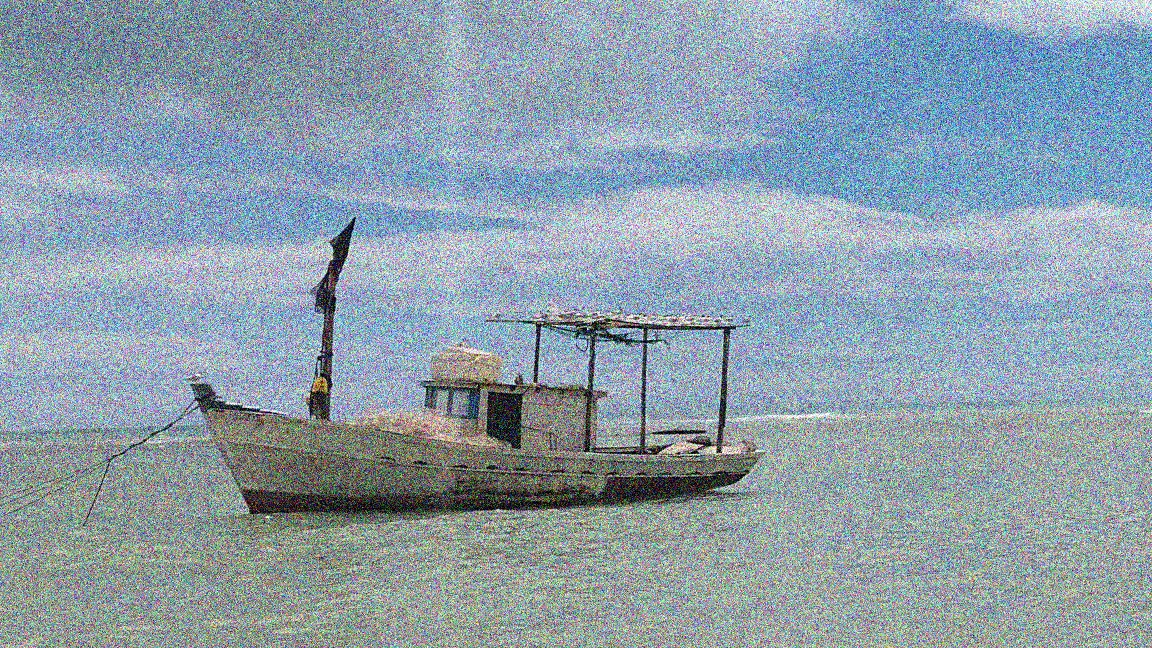
#> input picture class06/images/noisy_img2.jpg, 1152 x 648 px
$ python class06_otsu_binarization.py
#> lines starting #> are read from the running program, lines starting #| are printed output that depends on the picture; after the words box and inside, x2 and y2 are one past the last pixel; in counts of white or black regions, pixels touching at a corner belong together
import cv2 as cv
import numpy as np
from matplotlib import pyplot as plt

img = cv.imread('./images/noisy_img2.jpg', cv.IMREAD_GRAYSCALE)
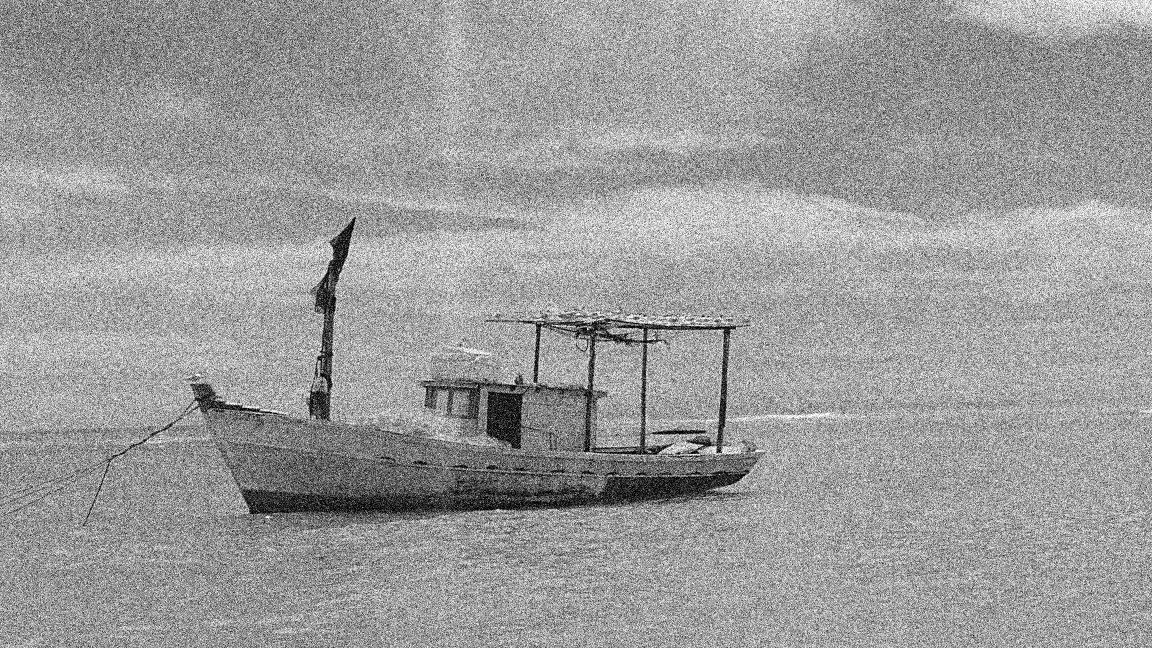
#> img: shape (648, 1152); min 0, max 255, mean 155.6
assert img is not None, "file could not be read, check with os.path.exists()"

# global thresholding
ret1,th1 = cv.threshold(img,127,255,cv.THRESH_BINARY)
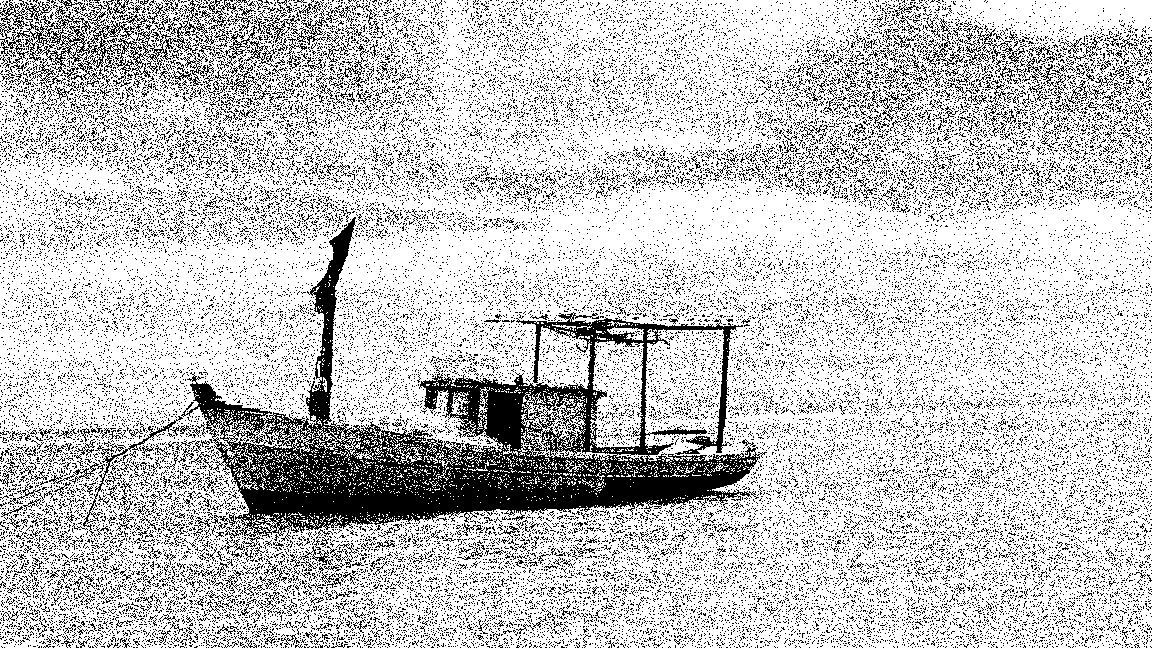
#> th1: shape (648, 1152); 78% white; black in thin lines or dots

# Otsu's thresholding
ret2,th2 = cv.threshold(img,0,127,cv.THRESH_BINARY+cv.THRESH_OTSU)
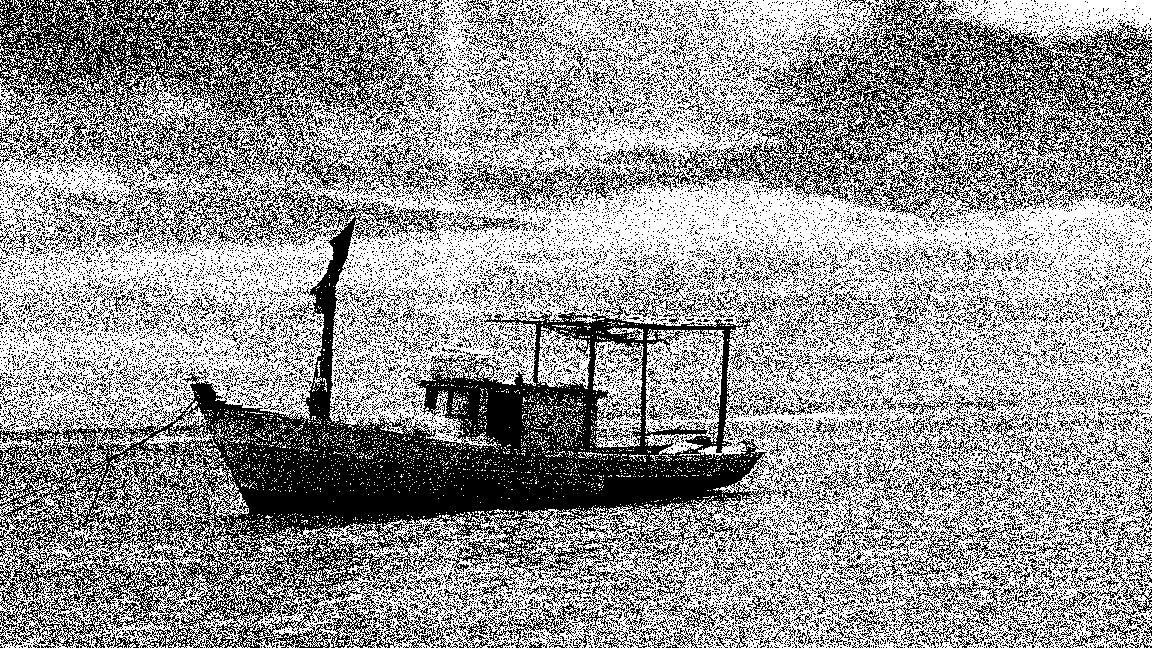
#> th2: shape (648, 1152); values 0 (black) and 127 (white), 59.1% white; black in thin lines or dots
#> ret2 = 149

# Otsu's thresholding after Gaussian filtering
blur = cv.GaussianBlur(img,(7,7),0)
ret3,th3 = cv.threshold(blur,0,255,cv.THRESH_BINARY+cv.THRESH_OTSU)
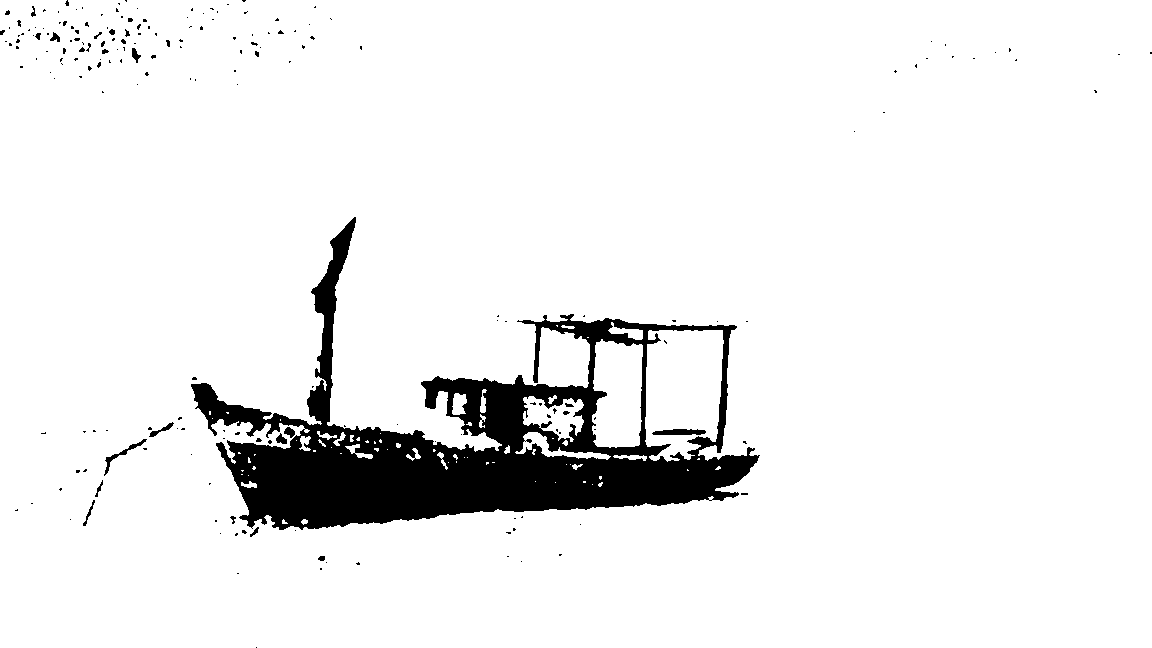
#> th3: shape (648, 1152); 93% white; 203 black regions (180 under 20 px), largest, box (x1, y1, x2, y2) and area: (191, 217, 760, 530) 50069, (652, 429, 706, 435) 260, (104, 439, 147, 476) 201
#> ret3 = 123

# plot all the images and their histograms
images = [img, 0, th1,
          img, 0, th2,
          blur, 0, th3]
titles = ['Original Noisy Image','Histogram','Global Thresholding (v=127)',
          'Original Noisy Image','Histogram',"Otsu's Thresholding",
          'Gaussian filtered Image','Histogram',"Otsu's Thresholding"]

for i in range(3):
    plt.subplot(3,3,i*3+1),plt.imshow(images[i*3],'gray')
    plt.title(titles[i*3]), plt.xticks([]), plt.yticks([])
    plt.subplot(3,3,i*3+2),plt.hist(images[i*3].ravel(),256)
    plt.title(titles[i*3+1]), plt.xticks([]), plt.yticks([])
    plt.subplot(3,3,i*3+3),plt.imshow(images[i*3+2],'gray')
    plt.title(titles[i*3+2]), plt.xticks([]), plt.yticks([])
plt.show()
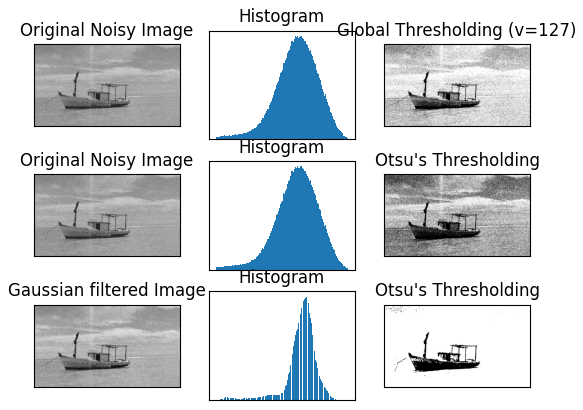
#> figure drawn by matplotlib, 9 panels

$ run again, with class06/images/butterfly.jpg copied over class06/images/noisy_img2.jpg
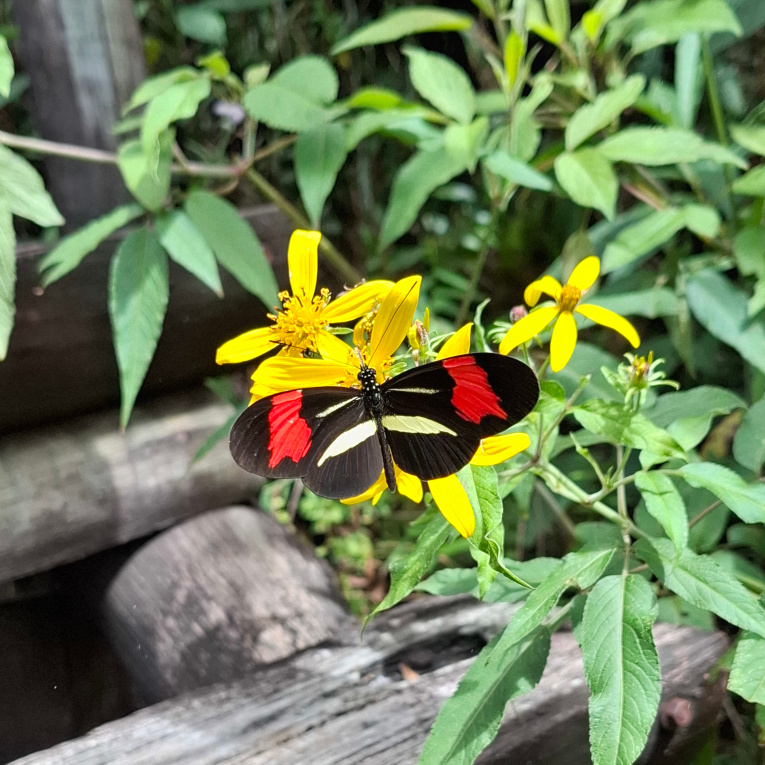
#> input picture class06/images/butterfly.jpg, 765 x 765 px
#> `ret1,th1 = cv.threshold(img,127,255,cv.THRESH_BINARY)`:
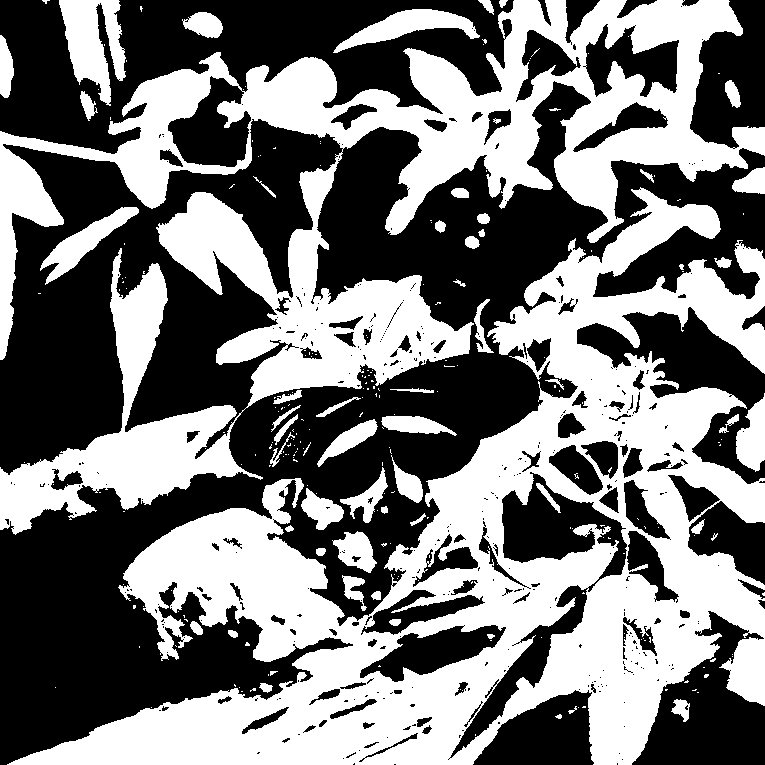
#> th1: shape (765, 765); 46.8% white; 251 white regions (192 under 20 px), largest, box (x1, y1, x2, y2) and area: (7, 187, 765, 765) 143406, (0, 0, 765, 535) 107513, (59, 0, 126, 106) 4074
#> th2: shape (765, 765); values 0 (black) and 127 (white), 51.7% white; 401 black regions (300 under 20 px), largest, box (x1, y1, x2, y2) and area: (0, 128, 608, 765) 105683, (0, 119, 336, 470) 39253, (108, 0, 504, 122) 24859
#> ret2 = 115
#> `ret3,th3 = cv.threshold(blur,0,255,cv.THRESH_BINARY+cv.THRESH_OTSU)`:
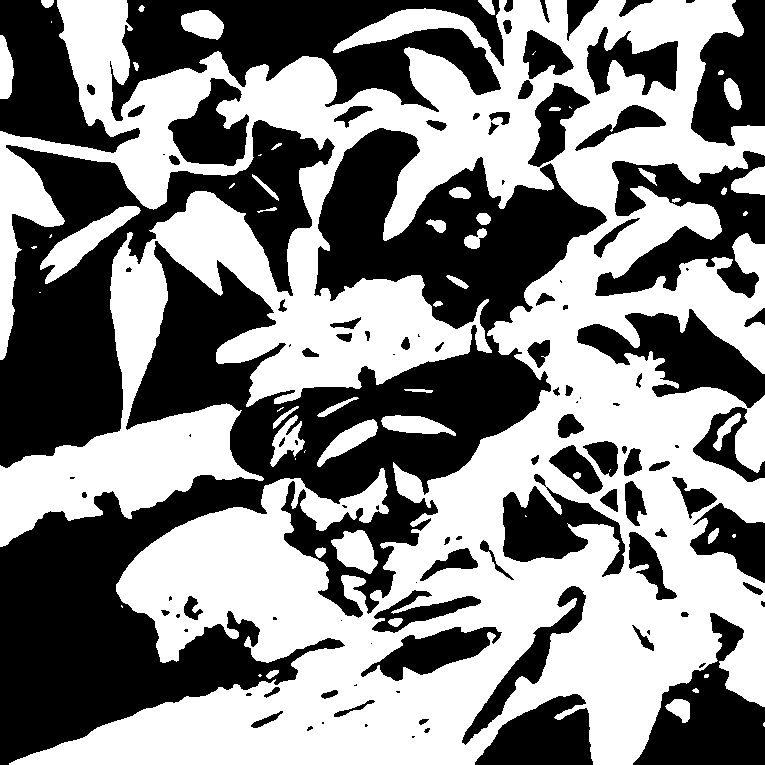
#> th3: shape (765, 765); 52.4% white; 113 black regions (34 under 20 px), largest, box (x1, y1, x2, y2) and area: (0, 128, 607, 765) 119261, (0, 120, 335, 468) 39191, (110, 0, 504, 121) 24582
#> ret3 = 114
